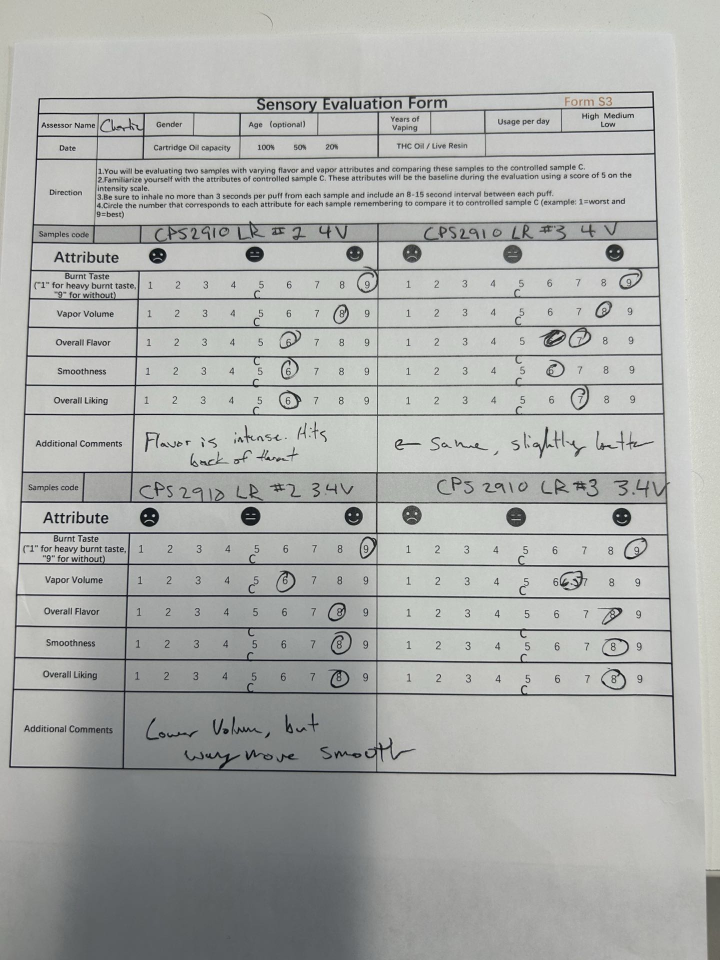
#> input picture tests/test_sensory/test.jpg, 1440 x 1920 px, found by its file name (shown at 1/2 size)
$ python improved_attribute_detection_extractor.py
#> lines starting #> are read from the running program, lines starting #| are printed output that depends on the picture; after the words box and inside, x2 and y2 are one past the last pixel; in counts of white or black regions, pixels touching at a corner belong together
# improved_attribute_detection_extractor.py
"""
Improved training extractor that uses OCR to detect actual attribute locations
instead of assuming fixed positions
"""

import cv2
import numpy as np
import os
import json
from datetime import datetime
import tkinter as tk
from tkinter import ttk, messagebox
from PIL import Image, ImageTk
import pytesseract
import re

# Note: You'll need to install pytesseract: pip install pytesseract
# And download Tesseract: https://github.com/UB-Mannheim/tesseract/wiki

class ImprovedAttributeDetectionExtractor:
    """
    Enhanced extractor that finds actual attribute locations using OCR
    instead of assuming fixed positions.
    """

    def __init__(self):
        # High resolution for readable training data
        self.target_size = (600, 140)  # Width x Height - full row capture
        self.display_scale = 2

        # Expected attributes (we'll search for these in the image)
        self.expected_attributes = [
            "Burnt Taste", "Vapor Volume", "Overall Flavor",
            "Smoothness", "Overall Liking"
        ]

        # Alternative attribute names to search for (in case of OCR variations)
        self.attribute_variations = {
            "Burnt Taste": ["burnt taste", "burnt", "taste"],
            "Vapor Volume": ["vapor volume", "vapor", "volume"],
            "Overall Flavor": ["overall flavor", "flavor", "flavour"],
            "Smoothness": ["smoothness", "smooth"],
            "Overall Liking": ["overall liking", "liking", "overall", "like"]
        }

        self.session_log = []

        print("Improved Attribute Detection Extractor initialized")
        print("This version uses OCR to find actual attribute locations")

    def preprocess_image_for_extraction(self, image_path):
        """
        Preprocess image for both boundary detection and OCR.
        """

        img = cv2.imread(image_path)
#> img is the input picture: shape (1920, 1440, 3); mean B, G, R 170.7, 173.2, 171.4
        if img is None:
            raise ValueError(f"Could not load image: {image_path}")

        print(f"Original image size: {img.shape[1]}x{img.shape[0]}")
#| Original image size: 1440x1920

        # Convert to grayscale
        gray = cv2.cvtColor(img, cv2.COLOR_BGR2GRAY)

        # Enhance contrast for better OCR
        clahe = cv2.createCLAHE(clipLimit=3.0, tileGridSize=(8,8))
        enhanced = clahe.apply(gray)
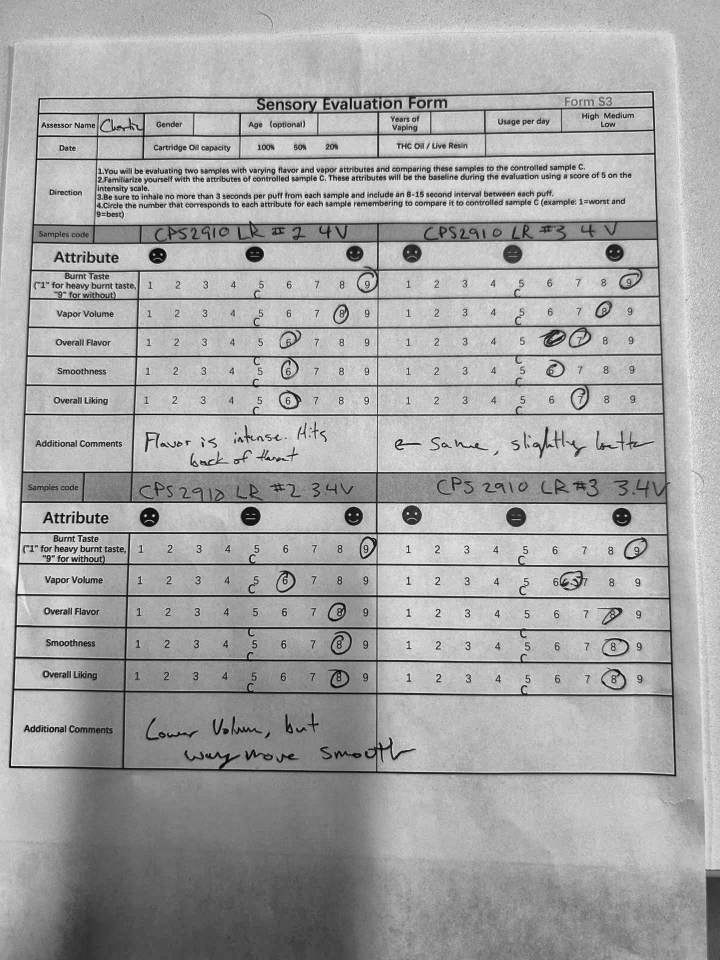
#> enhanced: shape (1920, 1440) (shown at 1/2 size); min 0, max 250, mean 165

        return enhanced

    def detect_form_cross_lines(self, image):
        """
        Detect the black cross lines that separate the 4 samples.
        """

        height, width = image.shape
        print(f"Detecting cross lines in {width}x{height} image")

        # Apply edge detection
        edges = cv2.Canny(image, 50, 150, apertureSize=3)

        # Detect lines
        lines = cv2.HoughLines(edges, 1, np.pi/180, threshold=int(min(width, height) * 0.3))

        horizontal_lines = []
        vertical_lines = []

        if lines is not None:
            for line in lines:
                rho, theta = line[0]
                angle_deg = np.degrees(theta)

                if abs(angle_deg - 90) < 15:  # Vertical line
                    x = int(rho / np.cos(theta))
                    if width * 0.3 < x < width * 0.7:
                        vertical_lines.append(x)
                        print(f"  Found vertical line at x={x}")

                elif abs(angle_deg) < 15 or abs(angle_deg - 180) < 15:  # Horizontal line
                    y = int(rho / np.sin(theta)) if abs(np.sin(theta)) > 0.1 else None
                    if y is not None and height * 0.3 < y < height * 0.8:
                        horizontal_lines.append(y)
                        print(f"  Found horizontal line at y={y}")

        # Use detected lines or fallback to estimates
        center_x = int(np.median(vertical_lines)) if vertical_lines else width // 2
        center_y = int(np.median(horizontal_lines)) if horizontal_lines else int(height * 0.6)

        print(f"Cross lines detected at: center_x={center_x}, center_y={center_y}")
        return center_x, center_y

    def get_sample_regions(self, image):
        """
        Get the 4 sample regions based on cross line detection.
        """

        height, width = image.shape
        center_x, center_y = self.detect_form_cross_lines(image)

        # Define margins
        top_margin = int(height * 0.15)  # Skip header
        bottom_margin = int(height * 0.95)
        left_margin = int(width * 0.02)
        right_margin = int(width * 0.98)

        sample_regions = {
            1: {  # Top-left
                "y_start": top_margin,
                "y_end": center_y - 5,
                "x_start": left_margin,
                "x_end": center_x - 5
            },
            2: {  # Top-right
                "y_start": top_margin,
                "y_end": center_y - 5,
                "x_start": center_x + 5,
                "x_end": right_margin
            },
            3: {  # Bottom-left
                "y_start": center_y + 5,
                "y_end": bottom_margin,
                "x_start": left_margin,
                "x_end": center_x - 5
            },
            4: {  # Bottom-right
                "y_start": center_y + 5,
                "y_end": bottom_margin,
                "x_start": center_x + 5,
                "x_end": right_margin
            }
        }

        return sample_regions

    def find_attributes_in_sample(self, image, sample_region):
        """
        Use OCR to find where each attribute is located within a sample region.
        """

        print(f"Searching for attributes in sample region...")

        # Extract the sample region
        y_start, y_end = sample_region["y_start"], sample_region["y_end"]
        x_start, x_end = sample_region["x_start"], sample_region["x_end"]

        sample_img = image[y_start:y_end, x_start:x_end]

        if sample_img.size == 0:
            print("  ERROR: Empty sample region")
            return {}

        print(f"  Sample region size: {sample_img.shape[1]}x{sample_img.shape[0]}")

        # Enhance image for better OCR
        enhanced = cv2.resize(sample_img, None, fx=2, fy=2, interpolation=cv2.INTER_CUBIC)

        # Apply additional preprocessing for OCR
        _, binary = cv2.threshold(enhanced, 0, 255, cv2.THRESH_BINARY + cv2.THRESH_OTSU)

        try:
            # Get OCR data with bounding boxes
            ocr_data = pytesseract.image_to_data(binary, output_type=pytesseract.Output.DICT)

            found_attributes = {}

            # Search for each expected attribute
            for attribute in self.expected_attributes:
                print(f"  Searching for: {attribute}")

                # Get all possible variations to search for
                search_terms = [attribute.lower()]
                if attribute in self.attribute_variations:
                    search_terms.extend(self.attribute_variations[attribute])

                best_match = None
                best_confidence = 0

                # Check each detected text element
                for i, text in enumerate(ocr_data['text']):
                    if not text.strip():
                        continue

                    text_lower = text.lower().strip()
                    confidence = int(ocr_data['conf'][i])

                    # Check if this text matches any of our search terms
                    for search_term in search_terms:
                        if search_term in text_lower or text_lower in search_term:
                            if confidence > best_confidence:
                                # Calculate position (scale back from 2x enhanced image)
                                x = ocr_data['left'][i] // 2
                                y = ocr_data['top'][i] // 2
                                w = ocr_data['width'][i] // 2
                                h = ocr_data['height'][i] // 2

                                best_match = {
                                    'x': x, 'y': y, 'width': w, 'height': h,
                                    'text': text, 'confidence': confidence
                                }
                                best_confidence = confidence
                                print(f"    Found potential match: '{text}' at y={y} (confidence: {confidence})")

                if best_match:
                    found_attributes[attribute] = best_match
                    print(f"    ✓ Best match for {attribute}: '{best_match['text']}' at y={best_match['y']}")
                else:
                    print(f"    ✗ No match found for {attribute}")

            return found_attributes

        except Exception as e:
            print(f"  OCR Error: {e}")
            print("  Falling back to estimated positions...")
            return self.get_fallback_attribute_positions(sample_img)

    # [47 lines left out: functions get_fallback_attribute_positions, extract_attribute_row, not called in this run]

    def get_improved_form_regions(self, image):
        """
        Extract regions using OCR-based attribute detection.
        """

        height, width = image.shape
#> height = 1920; width = 1440
        print(f"Processing image dimensions: {width}x{height}")
#| Processing image dimensions: 1440x1920

        # Get the 4 sample regions
        sample_regions = self.get_sample_regions(image)
#| Detecting cross lines in 1440x1920 image
#> in detect_form_cross_lines, `edges = cv2.Canny(image, 50, 150, apertureSize=3)`:
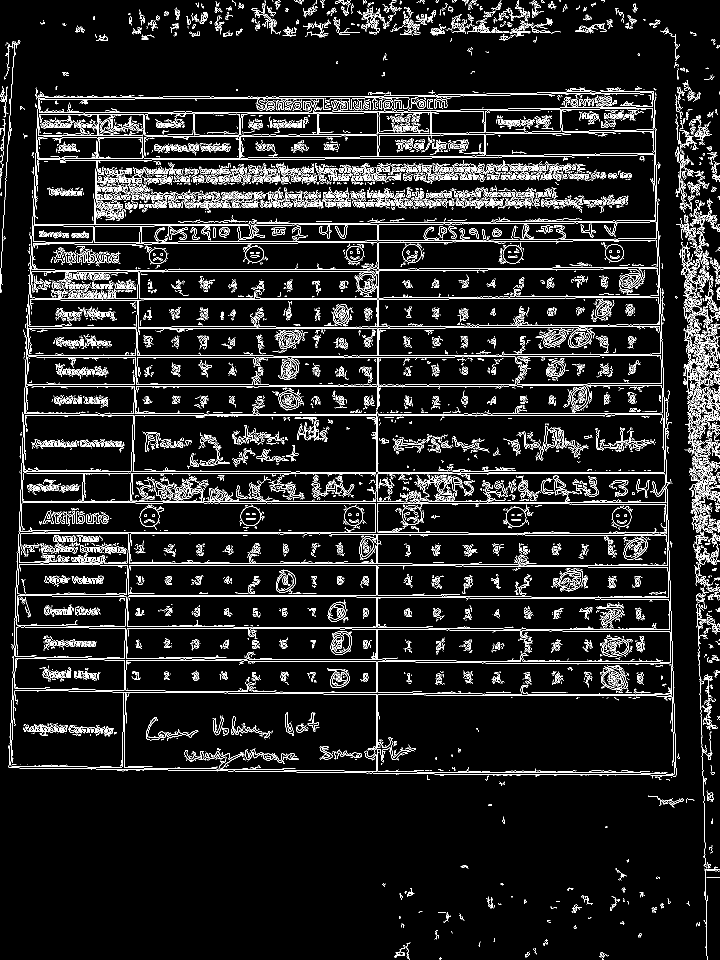
#> edges: shape (1920, 1440) (shown at 1/2 size); 7.9% white in thin lines or dots
#> in detect_form_cross_lines, `lines = cv2.HoughLines(edges, 1, np.pi/180, threshold=int(min(width, h..`: lines = 52 rows, first 8: [1067, 1.57], [711, 1.57], [1130, 1.57], [947, 1.57], [1064, 1.57], [769, 1.57], [944, 1.57], [754, 0]
#> the loop in detect_form_cross_lines, `for line in lines:` made 52 passes
#> (rho, theta, angle_deg, x) on passes 1, 2, 3, 4, 5, 6, 7, 9, 10, 11, 14, 15: (1067, 1.57, 90, -24410114048), (711, 1.57, 90, -16265784320), (1130, 1.57, 90, -25851385856), (947, 1.57, 90, -21664835584), (1064, 1.57, 90, -24341483520), (769, 1.57, 90, -17592670208), (944, 1.57, 90, -21596203008), (596, 1.57, 90, -13634890752), (539, 1.57, 90, -12330883072), (831, 1.57, 90, -19011063808), (1127, 1.57, 90, -25782755328), (1193, 1.57, 90, -27292657664)
#> (rho, theta, angle_deg) on passes 8, 12, 13, 22, 23, 26: (754, 0, 0), (-1351, 3.11, 178), (-1299, 3.11, 178), (-1295, 3.11, 178), (-1380, 3.12, 179), (298, 0.0349, 2)
#> after the loop in detect_form_cross_lines, `for line in lines:`: horizontal_lines = []
#> in detect_form_cross_lines, `center_x = int(np.median(vertical_lines)) if vertical_lines else width..`: center_x = 720
#> in detect_form_cross_lines, `center_y = int(np.median(horizontal_lines)) if horizontal_lines else i..`: center_y = 1152
#| Cross lines detected at: center_x=720, center_y=1152
#> in get_sample_regions, `center_x, center_y = self.detect_form_cross_lines(image)`: center_x = 720; center_y = 1152
#> sample_regions = 4 items

        all_regions = {}

        # Process each sample region
        for sample_id, sample_region in sample_regions.items():
            print(f"\nProcessing Sample {sample_id}:")
            print(f"  Region: y={sample_region['y_start']}-{sample_region['y_end']}, x={sample_region['x_start']}-{sample_region['x_end']}")

            # Find attributes in this sample using OCR
            found_attributes = self.find_attributes_in_sample(image, sample_region)

            sample_name = f"Sample {sample_id}"
            all_regions[sample_name] = {}

            # Extract row for each found attribute
            for attribute, attr_info in found_attributes.items():
                print(f"  Extracting row for {attribute}...")

                try:
                    row_img = self.extract_attribute_row(image, sample_region, attr_info)

                    if row_img.size > 0:
                        # Resize to target size
                        resized = cv2.resize(row_img, self.target_size, interpolation=cv2.INTER_CUBIC)
                        all_regions[sample_name][attribute] = resized

                        # Save debug image
                        debug_info = {
                            'sample_id': sample_id,
                            'attribute': attribute,
                            'ocr_text': attr_info['text'],
                            'confidence': attr_info['confidence'],
                            'y_position': attr_info['y']
                        }
                        self.save_debug_region(resized, f"Sample{sample_id}_{attribute.replace(' ', '_')}", debug_info)

                        print(f"     Successfully extracted and resized to {self.target_size}")
                    else:
                        print(f"     Empty row extracted")

                except Exception as e:
                    print(f"     Error extracting row: {e}")

            print(f"  Sample {sample_id} complete: {len(all_regions[sample_name])} attributes extracted")
#> this loop made 1 pass
#> (sample_id, y_start in find_attributes_in_sample, y_end in find_attributes_in_sample, x_start in find_attributes_in_sample, x_end in find_attributes_in_sample) on pass 1: (1, 288, 1147, 28, 715)
#> (printed output is left out)
#> pass 1, in find_attributes_in_sample, `sample_img = image[y_start:y_end, x_start:x_end]`:
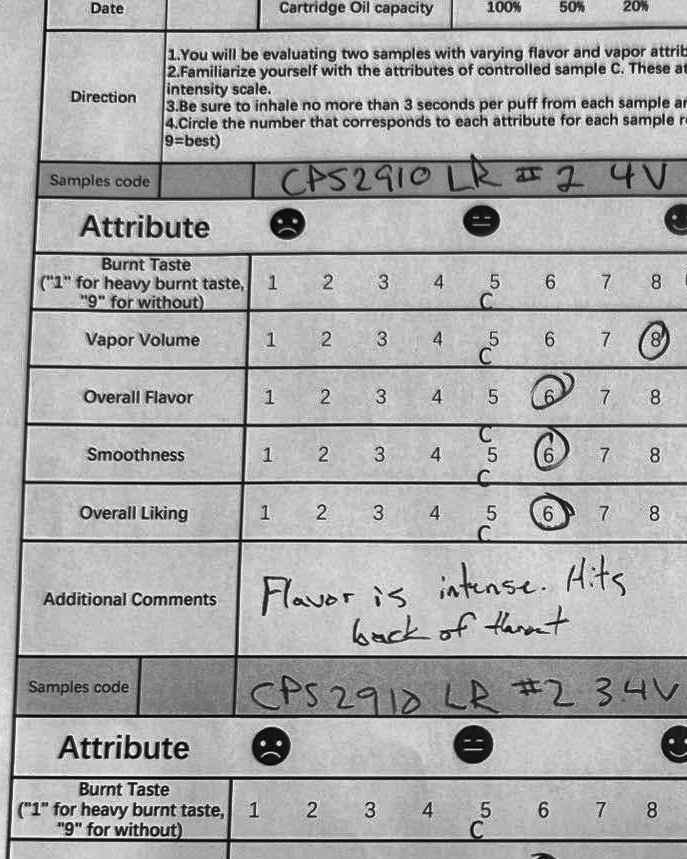
#> sample_img: shape (859, 687); min 0, max 247, mean 169.1
#> pass 1, in find_attributes_in_sample, `_, binary = cv2.threshold(enhanced, 0, 255, cv2.THRESH_BINARY + cv2.TH..`:
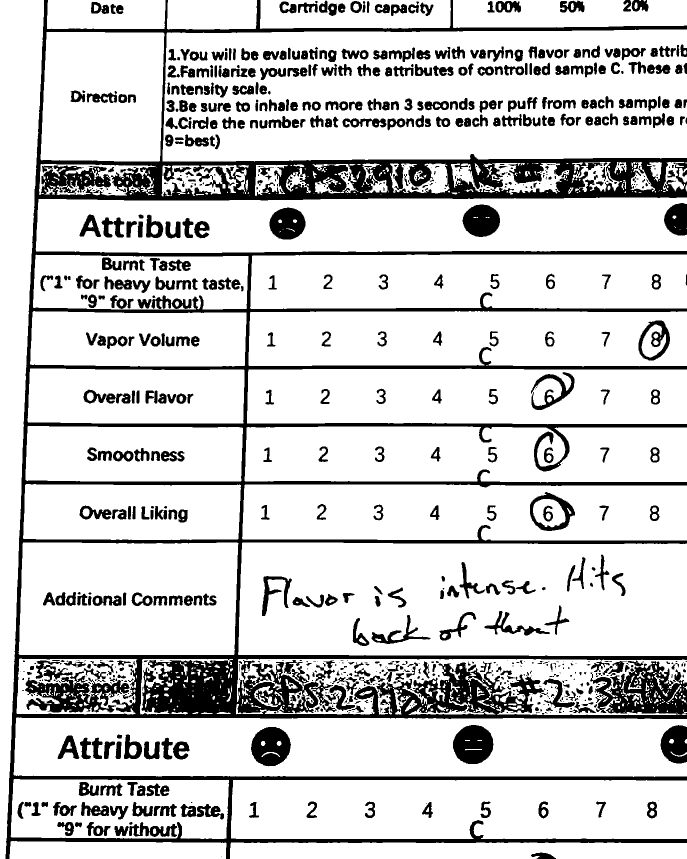
#> binary: shape (1718, 1374) (shown at 1/2 size); 81.6% white; 962 black regions (372 under 20 px), largest, box (x1, y1, x2, y2) and area: (11, 0, 1374, 1718) 249312, (50, 1341, 259, 1425) 8071, (906, 1450, 987, 1528) 4847
#> after the loop, all_regions = 0 items

        return all_regions

    # [120 lines left out: functions save_debug_region, extract_training_data_from_images, create_training_data_structure, not called in this run]

# Updated test script
if __name__ == "__main__":
    print("Improved Attribute Detection Extractor Test")
    print("="*50)

    # Test with your image path
    test_image_path = r"C:\Users\Alexander Becquet\Documents\Python\Python\TPM Data Processing Python Scripts\Standardized Testing GUI\git testing\DataViewer\tests\test_sensory\test.jpg"

    print(f"Testing OCR-based attribute detection...")

    if os.path.exists(test_image_path):
        try:
            extractor = ImprovedAttributeDetectionExtractor()

            # Load and preprocess
            processed_image = extractor.preprocess_image_for_extraction(test_image_path)

            # Test the improved extraction
#> (the run stopped early here; a loop or call above may not have finished)
